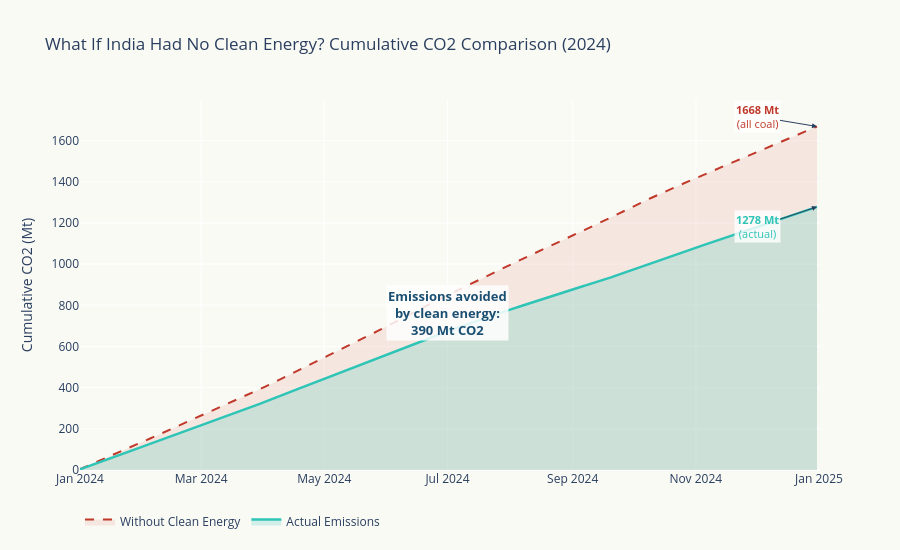

The notebook cell this image was saved under:
### Markdown cell above
## 6. "What If" Scenario — India Without Clean Energy

If India's 2024 clean energy generation (nuclear, hydro, wind, solar, other RE) didn't exist and was replaced entirely by coal, what would total emissions look like? This is a stark counterfactual that shows how much worse things could be.

### Code cell
# "What if" — all clean replaced by coal
# emissions_avoided is in kt CO2, co2_total is in kt CO2
df['co2_counterfactual'] = df['co2_total'] + df['emissions_avoided']
df['cum_co2_actual'] = df['co2_total'].cumsum() / 1e3  # kt → Mt
df['cum_co2_counterfactual'] = df['co2_counterfactual'].cumsum() / 1e3

fig = go.Figure()

# Counterfactual (all coal)
fig.add_trace(go.Scatter(
    x=df['date'], y=df['cum_co2_counterfactual'],
    fill='tozeroy',
    fillcolor='rgba(192, 57, 43, 0.1)',
    line=dict(color=co2_color, width=2, dash='dash'),
    name='Without Clean Energy',
    hovertemplate='No clean: %{y:.0f} Mt<extra></extra>',
))

# Actual
fig.add_trace(go.Scatter(
    x=df['date'], y=df['cum_co2_actual'],
    fill='tozeroy',
    fillcolor='rgba(46, 196, 182, 0.2)',
    line=dict(color='#2EC4B6', width=2.5),
    name='Actual Emissions',
    hovertemplate='Actual: %{y:.0f} Mt<extra></extra>',
))

# Annotation for the gap
gap_final = df['cum_co2_counterfactual'].iloc[-1] - df['cum_co2_actual'].iloc[-1]
mid_date = pd.Timestamp('2024-07-01')
mid_idx = df[df['date'] >= mid_date].index[0]
mid_actual = df.loc[mid_idx, 'cum_co2_actual']
mid_cf = df.loc[mid_idx, 'cum_co2_counterfactual']

fig.add_annotation(
    x=pd.Timestamp('2024-07-01'), y=(mid_actual + mid_cf) / 2,
    text=f'<b>Emissions avoided<br>by clean energy:<br>{gap_final:.0f} Mt CO2</b>',
    showarrow=False,
    font=dict(size=13, color='#1B4F72'),
    bgcolor='rgba(255,255,255,0.85)',
)

# End labels
fig.add_annotation(
    x=pd.Timestamp(df['date'].iloc[-1]),
    y=df['cum_co2_counterfactual'].iloc[-1],
    text=f"<b>{df['cum_co2_counterfactual'].iloc[-1]:.0f} Mt</b><br>(all coal)",
    showarrow=True, arrowhead=2, ax=-60, ay=-10,
    font=dict(size=11, color=co2_color),
    bgcolor='rgba(255,255,255,0.8)',
)
fig.add_annotation(
    x=pd.Timestamp(df['date'].iloc[-1]),
    y=df['cum_co2_actual'].iloc[-1],
    text=f"<b>{df['cum_co2_actual'].iloc[-1]:.0f} Mt</b><br>(actual)",
    showarrow=True, arrowhead=2, ax=-60, ay=20,
    font=dict(size=11, color='#2EC4B6'),
    bgcolor='rgba(255,255,255,0.8)',
)

fig.update_layout(
    title=dict(text='What If India Had No Clean Energy? Cumulative CO2 Comparison (2024)', font=dict(size=17)),
    yaxis_title='Cumulative CO2 (Mt)',
    plot_bgcolor=bg_color, paper_bgcolor=bg_color,
    height=550,
    legend=dict(orientation='h', y=-0.1),
)
fig.show()

pct_increase = (df['cum_co2_counterfactual'].iloc[-1] / df['cum_co2_actual'].iloc[-1] - 1) * 100
print(f"Actual 2024 CO2: {df['cum_co2_actual'].iloc[-1]:.0f} Mt")
print(f"Counterfactual (no clean): {df['cum_co2_counterfactual'].iloc[-1]:.0f} Mt")
print(f"Emissions avoided by clean energy: {gap_final:.0f} Mt ({pct_increase:.0f}% increase without it)")
print(f"\nWithout clean energy, India's power sector emissions would be {pct_increase:.0f}% higher.")

### Figure 1 — Plotly figure (JSON) as saved in the notebook; plotly's stock layout.template omitted (floating-point values rounded to 4 significant figures; data arrays with more than 128 entries replaced by an {"elided": "..."} marker saying what was removed)
{"data": [{"fill": "tozeroy", "fillcolor": "rgba(192, 57, 43, 0.1)", "hovertemplate": "No clean: %{y:.0f} Mt<extra></extra>", "line": {"color": "#C0392B", "dash": "dash", "width": 2}, "name": "Without Clean Energy", "type": "scatter", "x": {"elided": "366 str values"}, "y": {"elided": "366 float values"}}, {"fill": "tozeroy", "fillcolor": "rgba(46, 196, 182, 0.2)", "hovertemplate": "Actual: %{y:.0f} Mt<extra></extra>", "line": {"color": "#2EC4B6", "width": 2.5}, "name": "Actual Emissions", "type": "scatter", "x": {"elided": "366 str values"}, "y": {"elided": "366 float values"}}], "layout": {"annotations": [{"bgcolor": "rgba(255,255,255,0.85)", "font": {"color": "#1B4F72", "size": 13}, "showarrow": false, "text": "<b>Emissions avoided<br>by clean energy:<br>390 Mt CO2</b>", "x": "2024-07-01T00:00:00", "y": 762.0}, {"arrowhead": 2, "ax": -60, "ay": -10, "bgcolor": "rgba(255,255,255,0.8)", "font": {"color": "#C0392B", "size": 11}, "showarrow": true, "text": "<b>1668 Mt</b><br>(all coal)", "x": "2024-12-31T00:00:00", "y": 1668.0}, {"arrowhead": 2, "ax": -60, "ay": 20, "bgcolor": "rgba(255,255,255,0.8)", "font": {"color": "#2EC4B6", "size": 11}, "showarrow": true, "text": "<b>1278 Mt</b><br>(actual)", "x": "2024-12-31T00:00:00", "y": 1278.0}], "height": 550, "legend": {"orientation": "h", "y": -0.1}, "paper_bgcolor": "#FAFAF5", "plot_bgcolor": "#FAFAF5", "title": {"font": {"size": 17}, "text": "What If India Had No Clean Energy? Cumulative CO2 Comparison (2024)"}, "yaxis": {"title": {"text": "Cumulative CO2 (Mt)"}}}}
